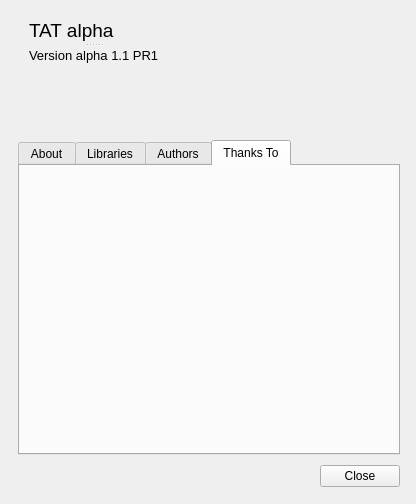
<?xml version="1.0" encoding="UTF-8"?>
<ui version="4.0">
 <class>AboutInterface</class>
 <widget class="QMainWindow" name="AboutInterface">
  <property name="geometry">
   <rect>
    <x>0</x>
    <y>0</y>
    <width>416</width>
    <height>504</height>
   </rect>
  </property>
  <property name="windowTitle">
   <string>MainWindow</string>
  </property>
  <widget class="QWidget" name="centralwidget">
   <layout class="QVBoxLayout" name="verticalLayout_2">
    <property name="spacing">
     <number>6</number>
    </property>
    <property name="leftMargin">
     <number>18</number>
    </property>
    <property name="topMargin">
     <number>18</number>
    </property>
    <property name="rightMargin">
     <number>16</number>
    </property>
    <property name="bottomMargin">
     <number>12</number>
    </property>
    <item>
     <layout class="QHBoxLayout" name="horizontalLayout">
      <property name="spacing">
       <number>4</number>
      </property>
      <item>
       <widget class="QLabel" name="LogoLabel">
        <property name="sizePolicy">
         <sizepolicy hsizetype="Fixed" vsizetype="Fixed">
          <horstretch>0</horstretch>
          <verstretch>0</verstretch>
         </sizepolicy>
        </property>
        <property name="text">
         <string/>
        </property>
        <property name="pixmap">
         <pixmap resource="resources.qrc">:/pics/resources/pics/Beacon.png</pixmap>
        </property>
       </widget>
      </item>
      <item>
       <layout class="QVBoxLayout" name="verticalLayout">
        <property name="spacing">
         <number>10</number>
        </property>
        <item>
         <widget class="QSplitter" name="splitter">
          <property name="sizePolicy">
           <sizepolicy hsizetype="Fixed" vsizetype="Fixed">
            <horstretch>0</horstretch>
            <verstretch>0</verstretch>
           </sizepolicy>
          </property>
          <property name="minimumSize">
           <size>
            <width>0</width>
            <height>46</height>
           </size>
          </property>
          <property name="orientation">
           <enum>Qt::Vertical</enum>
          </property>
          <property name="opaqueResize">
           <bool>true</bool>
          </property>
          <property name="childrenCollapsible">
           <bool>true</bool>
          </property>
          <widget class="QLabel" name="label_2">
           <property name="sizePolicy">
            <sizepolicy hsizetype="Fixed" vsizetype="Fixed">
             <horstretch>0</horstretch>
             <verstretch>0</verstretch>
            </sizepolicy>
           </property>
           <property name="font">
            <font>
             <pointsize>14</pointsize>
            </font>
           </property>
           <property name="text">
            <string>TAT alpha</string>
           </property>
          </widget>
          <widget class="QLabel" name="label_3">
           <property name="sizePolicy">
            <sizepolicy hsizetype="Fixed" vsizetype="Fixed">
             <horstretch>0</horstretch>
             <verstretch>0</verstretch>
            </sizepolicy>
           </property>
           <property name="font">
            <font>
             <pointsize>10</pointsize>
            </font>
           </property>
           <property name="text">
            <string>Version alpha 1.1 PR1</string>
           </property>
          </widget>
         </widget>
        </item>
        <item>
         <spacer name="verticalSpacer">
          <property name="orientation">
           <enum>Qt::Vertical</enum>
          </property>
          <property name="sizeType">
           <enum>QSizePolicy::Fixed</enum>
          </property>
          <property name="sizeHint" stdset="0">
           <size>
            <width>20</width>
            <height>70</height>
           </size>
          </property>
         </spacer>
        </item>
       </layout>
      </item>
      <item>
       <spacer name="horizontalSpacer_2">
        <property name="orientation">
         <enum>Qt::Horizontal</enum>
        </property>
        <property name="sizeHint" stdset="0">
         <size>
          <width>40</width>
          <height>20</height>
         </size>
        </property>
       </spacer>
      </item>
     </layout>
    </item>
    <item>
     <widget class="QTabWidget" name="tabWidget">
      <property name="currentIndex">
       <number>3</number>
      </property>
      <widget class="QWidget" name="AboutTab">
       <attribute name="title">
        <string>About</string>
       </attribute>
       <layout class="QGridLayout" name="gridLayout">
        <property name="leftMargin">
         <number>0</number>
        </property>
        <property name="topMargin">
         <number>0</number>
        </property>
        <property name="rightMargin">
         <number>0</number>
        </property>
        <property name="bottomMargin">
         <number>0</number>
        </property>
        <property name="spacing">
         <number>0</number>
        </property>
        <item row="0" column="0">
         <widget class="QTextBrowser" name="AboutDisplay">
          <property name="palette">
           <palette>
            <active>
             <colorrole role="Light">
              <brush brushstyle="SolidPattern">
               <color alpha="255">
                <red>255</red>
                <green>255</green>
                <blue>255</blue>
               </color>
              </brush>
             </colorrole>
             <colorrole role="Base">
              <brush brushstyle="SolidPattern">
               <color alpha="255">
                <red>247</red>
                <green>247</green>
                <blue>247</blue>
               </color>
              </brush>
             </colorrole>
            </active>
            <inactive>
             <colorrole role="Light">
              <brush brushstyle="SolidPattern">
               <color alpha="255">
                <red>255</red>
                <green>255</green>
                <blue>255</blue>
               </color>
              </brush>
             </colorrole>
             <colorrole role="Base">
              <brush brushstyle="SolidPattern">
               <color alpha="255">
                <red>247</red>
                <green>247</green>
                <blue>247</blue>
               </color>
              </brush>
             </colorrole>
            </inactive>
            <disabled>
             <colorrole role="Light">
              <brush brushstyle="SolidPattern">
               <color alpha="255">
                <red>255</red>
                <green>255</green>
                <blue>255</blue>
               </color>
              </brush>
             </colorrole>
             <colorrole role="Base">
              <brush brushstyle="SolidPattern">
               <color alpha="255">
                <red>244</red>
                <green>244</green>
                <blue>244</blue>
               </color>
              </brush>
             </colorrole>
            </disabled>
           </palette>
          </property>
          <property name="autoFillBackground">
           <bool>true</bool>
          </property>
          <property name="frameShape">
           <enum>QFrame::NoFrame</enum>
          </property>
          <property name="frameShadow">
           <enum>QFrame::Plain</enum>
          </property>
          <property name="html">
           <string>&lt;!DOCTYPE HTML PUBLIC &quot;-//W3C//DTD HTML 4.0//EN&quot; &quot;http://www.w3.org/TR/REC-html40/strict.dtd&quot;&gt;
&lt;html&gt;&lt;head&gt;&lt;meta name=&quot;qrichtext&quot; content=&quot;1&quot; /&gt;&lt;style type=&quot;text/css&quot;&gt;
p, li { white-space: pre-wrap; }
&lt;/style&gt;&lt;/head&gt;&lt;body style=&quot; font-family:'Noto Sans'; font-size:10pt; font-weight:400; font-style:normal;&quot;&gt;
&lt;p style=&quot; margin-top:0px; margin-bottom:0px; margin-left:0px; margin-right:0px; -qt-block-indent:0; text-indent:0px;&quot;&gt;Texts here should be generated automatically.&lt;/p&gt;
&lt;p style=&quot; margin-top:0px; margin-bottom:0px; margin-left:0px; margin-right:0px; -qt-block-indent:0; text-indent:0px;&quot;&gt;If you ran into this, contact the author.&lt;/p&gt;
&lt;p style=&quot; margin-top:0px; margin-bottom:0px; margin-left:0px; margin-right:0px; -qt-block-indent:0; text-indent:0px;&quot;&gt;looooooooooooooooooooooooooooooooooooong text testing in progress&lt;/p&gt;&lt;/body&gt;&lt;/html&gt;</string>
          </property>
          <property name="openExternalLinks">
           <bool>true</bool>
          </property>
         </widget>
        </item>
       </layout>
      </widget>
      <widget class="QWidget" name="LibrariesTab">
       <attribute name="title">
        <string>Libraries</string>
       </attribute>
       <layout class="QGridLayout" name="gridLayout_2">
        <property name="leftMargin">
         <number>0</number>
        </property>
        <property name="topMargin">
         <number>0</number>
        </property>
        <property name="rightMargin">
         <number>0</number>
        </property>
        <property name="bottomMargin">
         <number>0</number>
        </property>
        <property name="spacing">
         <number>0</number>
        </property>
        <item row="0" column="0">
         <widget class="QTextBrowser" name="LibrariesDisplay">
          <property name="palette">
           <palette>
            <active>
             <colorrole role="Base">
              <brush brushstyle="SolidPattern">
               <color alpha="255">
                <red>247</red>
                <green>247</green>
                <blue>247</blue>
               </color>
              </brush>
             </colorrole>
            </active>
            <inactive>
             <colorrole role="Base">
              <brush brushstyle="SolidPattern">
               <color alpha="255">
                <red>247</red>
                <green>247</green>
                <blue>247</blue>
               </color>
              </brush>
             </colorrole>
            </inactive>
            <disabled>
             <colorrole role="Base">
              <brush brushstyle="SolidPattern">
               <color alpha="255">
                <red>244</red>
                <green>244</green>
                <blue>244</blue>
               </color>
              </brush>
             </colorrole>
            </disabled>
           </palette>
          </property>
          <property name="autoFillBackground">
           <bool>true</bool>
          </property>
          <property name="frameShape">
           <enum>QFrame::NoFrame</enum>
          </property>
          <property name="frameShadow">
           <enum>QFrame::Plain</enum>
          </property>
          <property name="html">
           <string>&lt;!DOCTYPE HTML PUBLIC &quot;-//W3C//DTD HTML 4.0//EN&quot; &quot;http://www.w3.org/TR/REC-html40/strict.dtd&quot;&gt;
&lt;html&gt;&lt;head&gt;&lt;meta name=&quot;qrichtext&quot; content=&quot;1&quot; /&gt;&lt;style type=&quot;text/css&quot;&gt;
p, li { white-space: pre-wrap; }
&lt;/style&gt;&lt;/head&gt;&lt;body style=&quot; font-family:'Noto Sans'; font-size:10pt; font-weight:400; font-style:normal;&quot;&gt;
&lt;p style=&quot; margin-top:0px; margin-bottom:0px; margin-left:0px; margin-right:0px; -qt-block-indent:0; text-indent:0px;&quot;&gt;Texts here should be generated automatically.&lt;/p&gt;
&lt;p style=&quot; margin-top:0px; margin-bottom:0px; margin-left:0px; margin-right:0px; -qt-block-indent:0; text-indent:0px;&quot;&gt;If you ran into this, contact the author.&lt;/p&gt;&lt;/body&gt;&lt;/html&gt;</string>
          </property>
         </widget>
        </item>
       </layout>
      </widget>
      <widget class="QWidget" name="AuthorsTab">
       <property name="autoFillBackground">
        <bool>true</bool>
       </property>
       <attribute name="title">
        <string>Authors</string>
       </attribute>
       <layout class="QGridLayout" name="gridLayout_3">
        <property name="leftMargin">
         <number>2</number>
        </property>
        <property name="topMargin">
         <number>2</number>
        </property>
        <property name="rightMargin">
         <number>2</number>
        </property>
        <property name="bottomMargin">
         <number>2</number>
        </property>
        <property name="spacing">
         <number>2</number>
        </property>
        <item row="0" column="0">
         <layout class="QFormLayout" name="AuthorsLayout"/>
        </item>
       </layout>
      </widget>
      <widget class="QWidget" name="ThanksTab">
       <attribute name="title">
        <string>Thanks To</string>
       </attribute>
       <layout class="QGridLayout" name="gridLayout_4">
        <property name="leftMargin">
         <number>2</number>
        </property>
        <property name="topMargin">
         <number>2</number>
        </property>
        <property name="rightMargin">
         <number>2</number>
        </property>
        <property name="bottomMargin">
         <number>2</number>
        </property>
        <property name="spacing">
         <number>2</number>
        </property>
        <item row="0" column="0">
         <layout class="QFormLayout" name="ThanksLayout"/>
        </item>
       </layout>
      </widget>
     </widget>
    </item>
    <item>
     <layout class="QHBoxLayout" name="horizontalLayout_2">
      <item>
       <spacer name="horizontalSpacer">
        <property name="orientation">
         <enum>Qt::Horizontal</enum>
        </property>
        <property name="sizeHint" stdset="0">
         <size>
          <width>363</width>
          <height>31</height>
         </size>
        </property>
       </spacer>
      </item>
      <item>
       <widget class="QPushButton" name="CloseButton">
        <property name="text">
         <string>Close</string>
        </property>
        <property name="icon">
         <iconset resource="resources.qrc">
          <normaloff>:/pics/resources/pics/emblems/emblem-unreadable.png</normaloff>:/pics/resources/pics/emblems/emblem-unreadable.png</iconset>
        </property>
        <property name="checkable">
         <bool>false</bool>
        </property>
        <property name="checked">
         <bool>false</bool>
        </property>
        <property name="flat">
         <bool>false</bool>
        </property>
       </widget>
      </item>
     </layout>
    </item>
   </layout>
  </widget>
  <widget class="QMenuBar" name="menubar">
   <property name="geometry">
    <rect>
     <x>0</x>
     <y>0</y>
     <width>416</width>
     <height>30</height>
    </rect>
   </property>
  </widget>
 </widget>
 <resources>
  <include location="resources.qrc"/>
 </resources>
 <connections/>
</ui>
